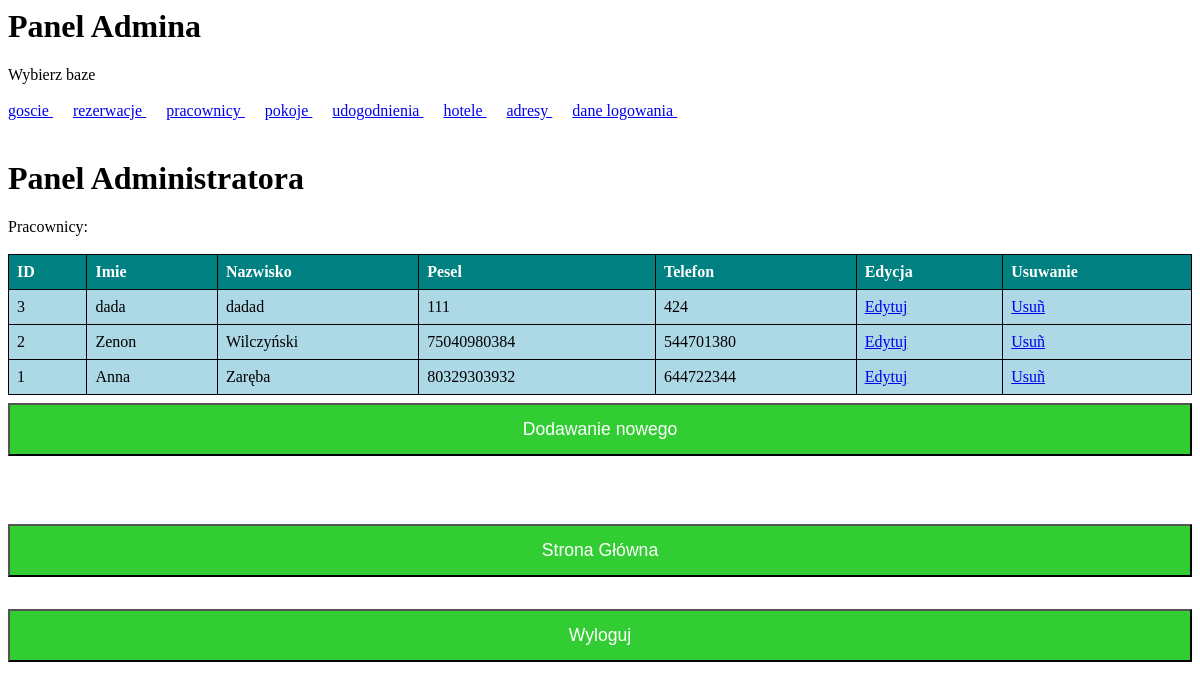
Page /panel/pracownicy/index.php (signed in) on the committed database.
### tables this page shows
CREATE TABLE `pracownicy` (
  `idpracownicy` int(11) NOT NULL,
  `imie` varchar(45) DEFAULT NULL,
  `nazwisko` varchar(45) DEFAULT NULL,
  `pesel` bigint(11) DEFAULT NULL,
  `telefon` bigint(11) DEFAULT NULL
);

### panel/pracownicy/index.php (the view, shortened to what this page needs)
<html>
 <head>
 </head>
 <body>
 <h1>Panel Administratora</h1>
 <a>Pracownicy:</a><br /><br />
  <table border="1">
   <tr>
     <th>ID</th><th>Imie</th><th>Nazwisko</th><th>Pesel</th><th>Telefon</th>
     <th>Edycja</th><th>Usuwanie</th>
   </tr>
<?php
include "polacz.php";
if ($sql =  $baza->prepare("SELECT * FROM pracownicy ORDER BY nazwisko"))
{
        $sql->execute();
        $sql->bind_result($id, $imie, $nazwisko, $pesel, $tel);
        while ($sql->fetch())
        {
                echo "<tr>
                        <td>$id</td>
                        <td>$imie</td>
                        <td>$nazwisko</td>
                        <td>$pesel</td>
                        <td>$tel</td>
                        <td><a href=\"edycja.php?nr=$id\">Edytuj</a></td>
                        <td><a href=\"usun.php?nr=$id\" onclick=\"javascript:return confirm('Czy na pewno usun¹æ?'); \">Usuñ</a></td>
                   </tr>";
        }
 }
else die( "B³¹d w zapytaniu SQL! SprawdŸ kod SQL w PhpMyAdmin." );
?>
  </table>
		<form action="dodaj.php">
		  <input type="submit" value="Dodawanie nowego">
		</form>
 </body>
</html>

### style.css (style rules this page uses)
table { border-collapse: collapse; width: 100%; border: 1px solid black; }
th, td { text-align: left; padding: 8px; border: 1px solid black; }
td { background-color: lightblue; }
th { background-color: teal; color: white; }
input[type=submit] { width: 100%; background-color: #32CD32; color: white; padding: 14px 20px; margin: 8px 0; font-size: 110%; }

### rows in the picture
pracownicy: idpracownicy "3", imie "dada", nazwisko "dadad", pesel "111", telefon "424"
pracownicy: idpracownicy "2", imie "Zenon", nazwisko "Wilczyński", pesel "75040980384", telefon "544701380"
pracownicy: idpracownicy "1", imie "Anna", nazwisko "Zaręba", pesel "80329303932", telefon "644722344"
